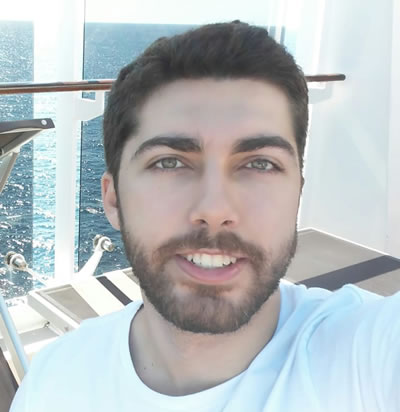
#> input picture Q06/luise.jpg, 400 x 412 px
$ jupyter execute Q06.ipynb
#> lines starting #> are read from the running program, lines starting #| are printed output that depends on the picture
[cell 1]
import cv2

# Open image
img = cv2.imread('luise.jpg')
#> img is the input picture: shape (412, 400, 3); mean B, G, R 191.1, 188.9, 182.9

# Convert to grayscale
gray = cv2.cvtColor(img, cv2.COLOR_BGR2GRAY)
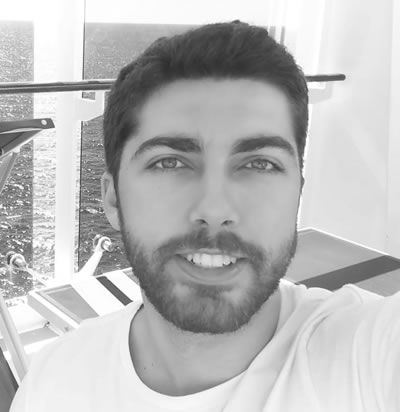
#> gray: shape (412, 400); min 44, max 255, mean 187.3

# Edges
'''
Get images edge
cv2.Canny(img, minVal, maxVal), minVal and maxVal are the interval where the edge could exist (or not):
if Edge1 > maxVal, then it's a edge,
if Edge2 < maxVal, but it is connected to Edge1, then Edge2 is a edge.
if Edge3 > minVal and not connected to Edge1 or Edge2, so it's not a edge.
'''
edge = cv2.Canny(img, 100, 200)
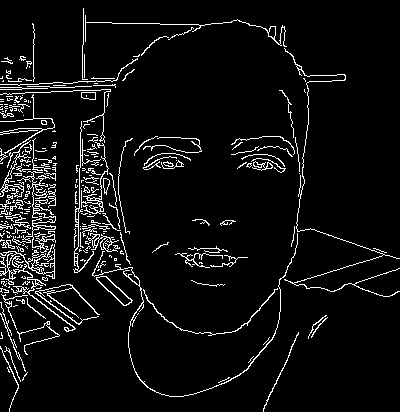
#> edge: shape (412, 400); 6.1% white in thin lines or dots

cv2.imshow('Edge image', edge)
cv2.waitKey(0)

# Save edge image
cv2.imwrite('canny_filter_result.jpg', edge)
#> Out = True
